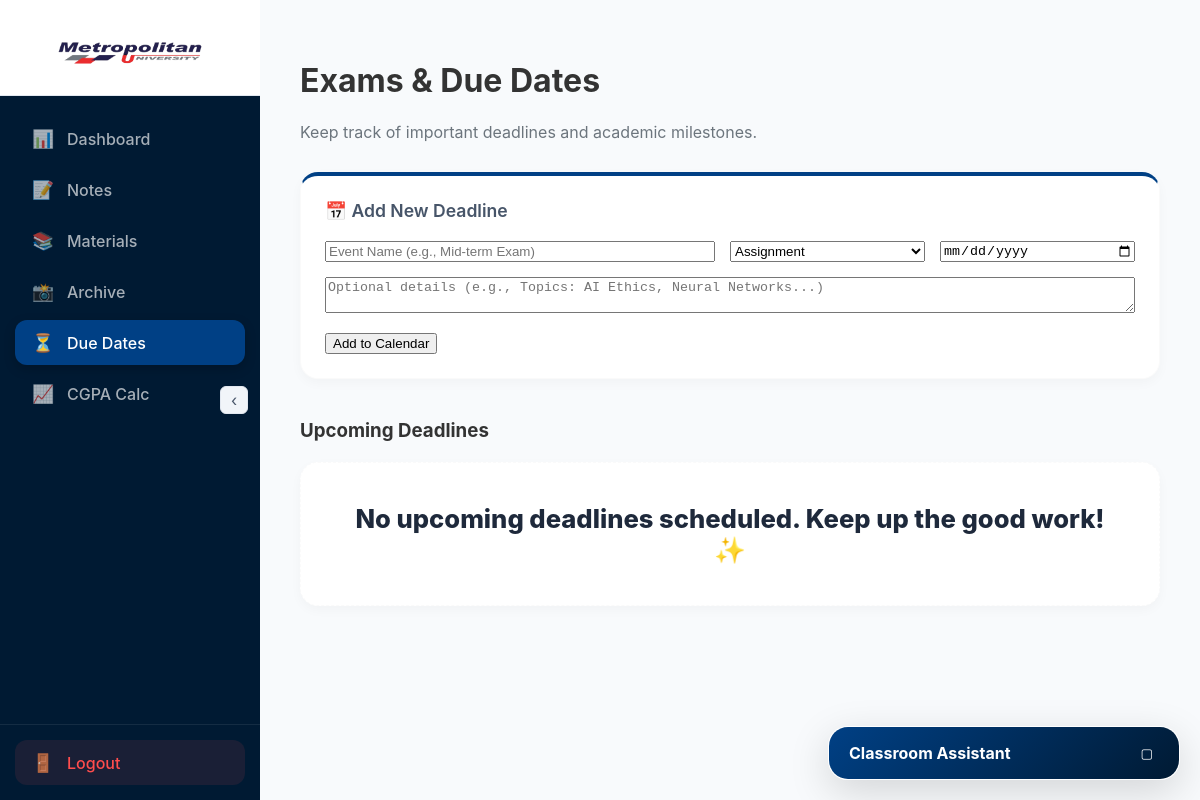
/calendar.php (signed in), run on an earlier commit of the app's database.
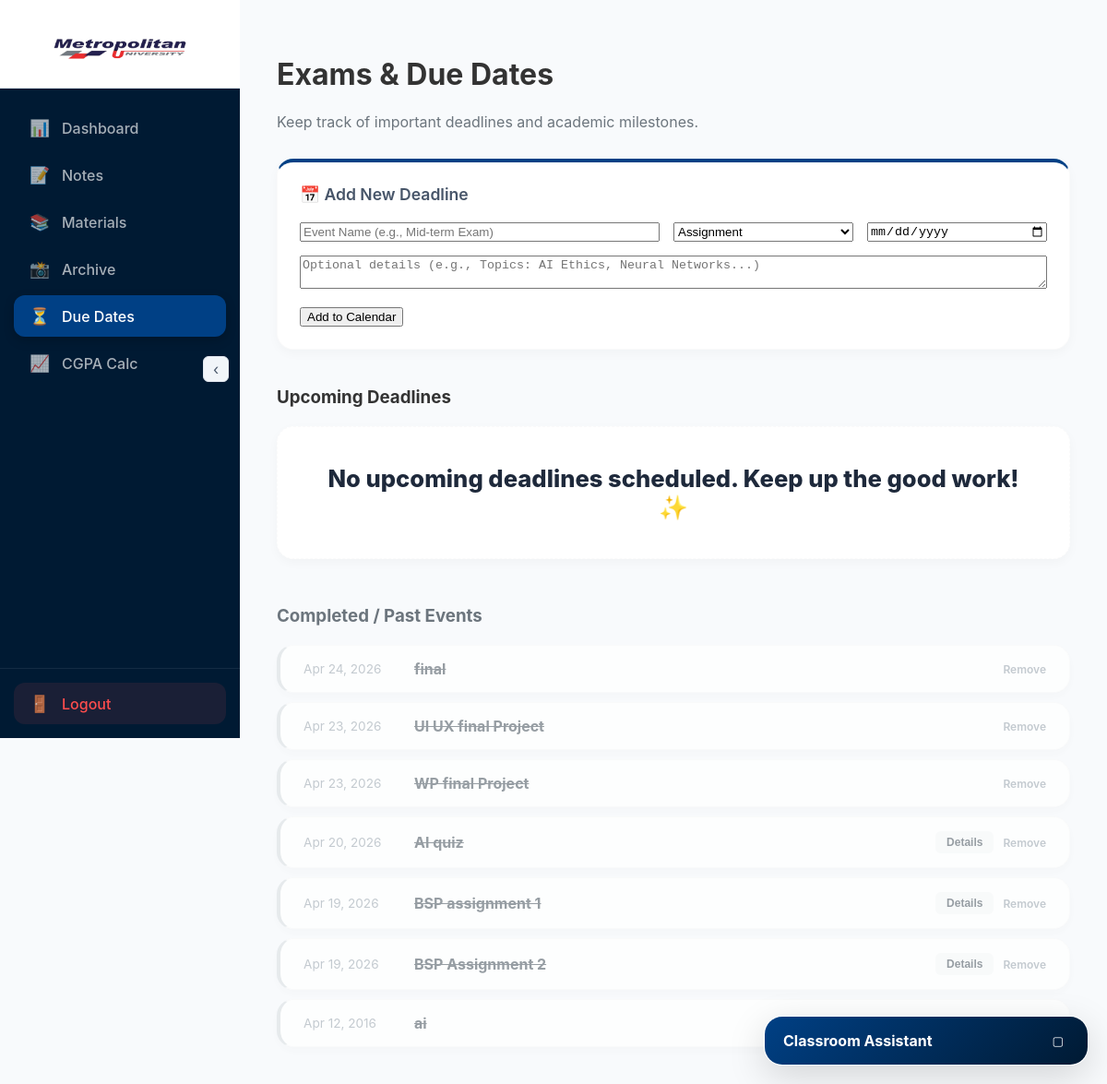
And on a later commit of the database.
### tables this page shows
CREATE TABLE events (
    id INTEGER PRIMARY KEY AUTOINCREMENT,
    title TEXT NOT NULL,
    type TEXT CHECK(type IN ('assignment', 'exam')) NOT NULL,
    due_date DATE NOT NULL,
    created_at DATETIME DEFAULT CURRENT_TIMESTAMP
, description TEXT);

### calendar.php (the view, shortened to what this page needs)
<?php
require_once 'includes/db.php';
$upcoming_events = $db->query("SELECT * FROM events WHERE due_date >= date('now', 'localtime') ORDER BY due_date ASC")->fetchAll();
$past_events = $db->query("SELECT * FROM events WHERE due_date < date('now', 'localtime') ORDER BY due_date DESC")->fetchAll();
?>
<?php include 'includes/header.php'; ?>
<h1>Exams & Due Dates</h1>
<p style="color: #6c757d; margin-bottom: 30px;">Keep track of important deadlines and academic milestones.</p>
<div class="card" style="margin-bottom: 40px; border-top: 4px solid #004085;">
    <h3 style="margin-top: 0; margin-bottom: 20px;">📅 Add New Deadline</h3>
    <form method="POST">
        <div style="display: grid; grid-template-columns: 2fr 1fr 1fr; gap: 15px; margin-bottom: 15px;">
            <input type="text" name="title" placeholder="Event Name (e.g., Mid-term Exam)" required>
            <select name="type">
                <option value="assignment">Assignment</option>
            </select>
            <input type="date" name="due_date" required>
        </div>
        <textarea name="description" placeholder="Optional details (e.g., Topics: AI Ethics, Neural Networks...)" rows="2" style="width: 100%; box-sizing: border-box; margin-bottom: 15px;"></textarea>
        <button type="submit">Add to Calendar</button>
    </form>
</div>
<h3 style="margin-bottom: 20px;">Upcoming Deadlines</h3>
<?php if (empty($upcoming_events)): ?>
    <div class="card" style="padding: 40px; text-align: center; color: #6c757d; border-style: dashed;">
        <p>No upcoming deadlines scheduled. Keep up the good work! ✨</p>
    </div>
<?php endif; ?>
<?php if (!empty($past_events)): ?>
    <h3 style="margin-top: 50px; margin-bottom: 20px; color: #6c757d;">Completed / Past Events</h3>
    <div style="display: flex; flex-direction: column; gap: 10px; opacity: 0.7;">
        <?php foreach ($past_events as $event): ?>
            <div class="card" style="padding: 15px 25px; border-left: 4px solid #dee2e6;">
                <div style="display: flex; justify-content: space-between; align-items: center;">
                    <div style="display: flex; align-items: center; gap: 20px;">
                        <span style="color: #adb5bd; font-size: 0.85rem; min-width: 100px;">
                            <?php echo date('M j, Y', strtotime($event['due_date'])); ?>
                        </span>
                        <strong style="color: #6c757d; text-decoration: line-through;"><?php echo htmlspecialchars($event['title']); ?></strong>
                    </div>
                    <div style="display: flex; gap: 10px; align-items: center;">
                        <?php if (!empty($event['description'])): ?>
                            <button onclick="toggleDetails(<?php echo $event['id']; ?>)"
                                    style="background: #f8f9fa; border: none; color: #6c757d; cursor: pointer; padding: 5px 12px; border-radius: 6px; font-weight: 600; font-size: 0.75rem;">
                                Details
                            </button>
                        <?php endif; ?>
                        <a href="calendar.php?delete=<?php echo $event['id']; ?>"
                           onclick="return confirm('Remove from history?')"
                           style="color: #adb5bd; text-decoration: none; font-size: 0.75rem; font-weight: 600;">
                            Remove
                        </a>
                    </div>
                </div>
            </div>
        <?php endforeach; ?>
    </div>
<?php endif; ?>
<?php include 'includes/footer.php'; ?>

What changed in the data, as far as the page shows it:
added events: due_date "Apr 24, 2026", title "final"
added events: due_date "Apr 23, 2026", title "UI UX final Project"
added events: due_date "Apr 23, 2026", title "WP final Project"
added events: due_date "Apr 20, 2026", title "AI quiz"
added events: due_date "Apr 19, 2026", title "BSP assignment 1"
added events: due_date "Apr 19, 2026", title "BSP Assignment 2"
added events: due_date "Apr 12, 2016", title "ai"
Also different on the page:
text now shown: "Completed / Past Events"
